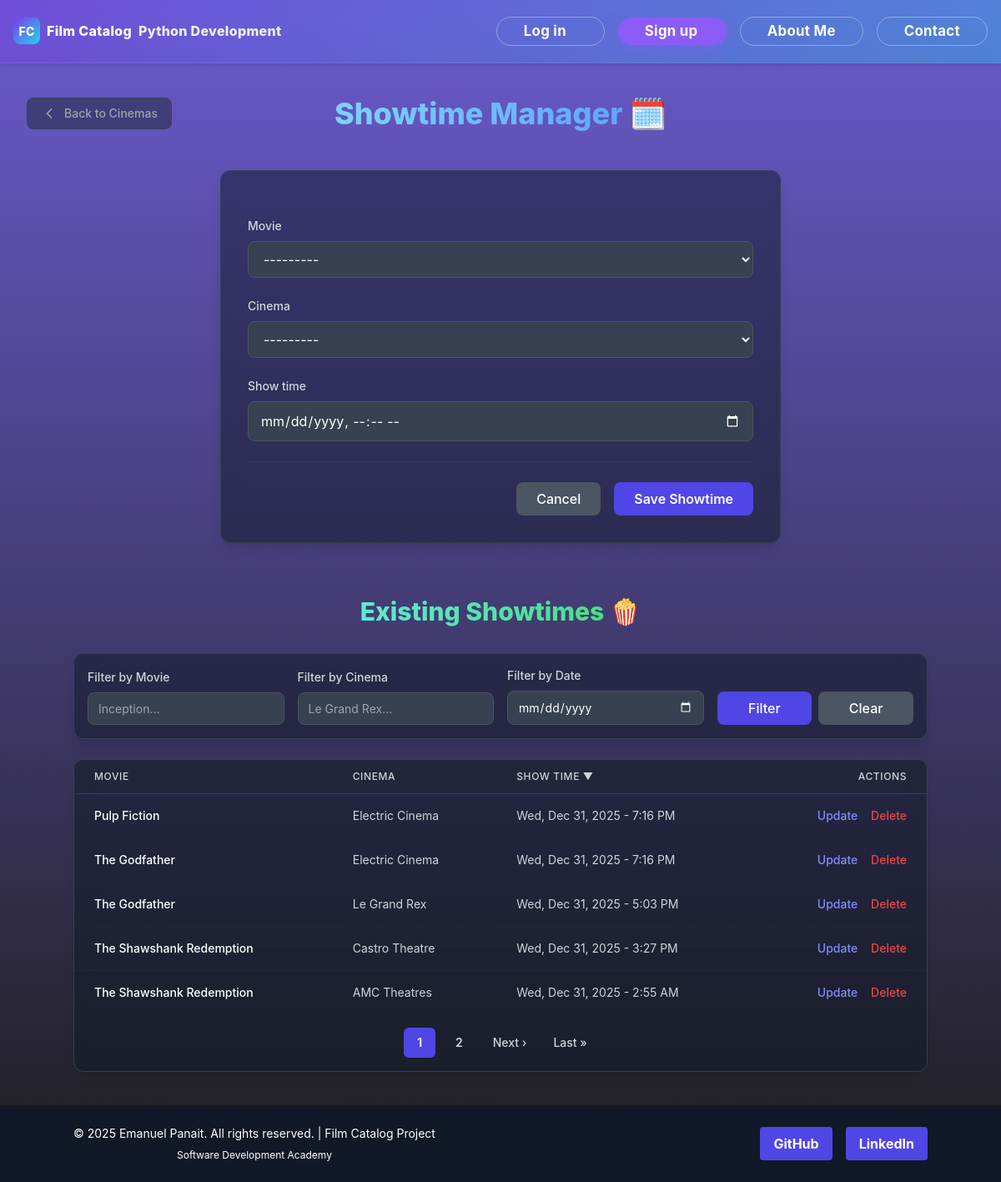
The page /schedule/new/ on the database as committed earlier.
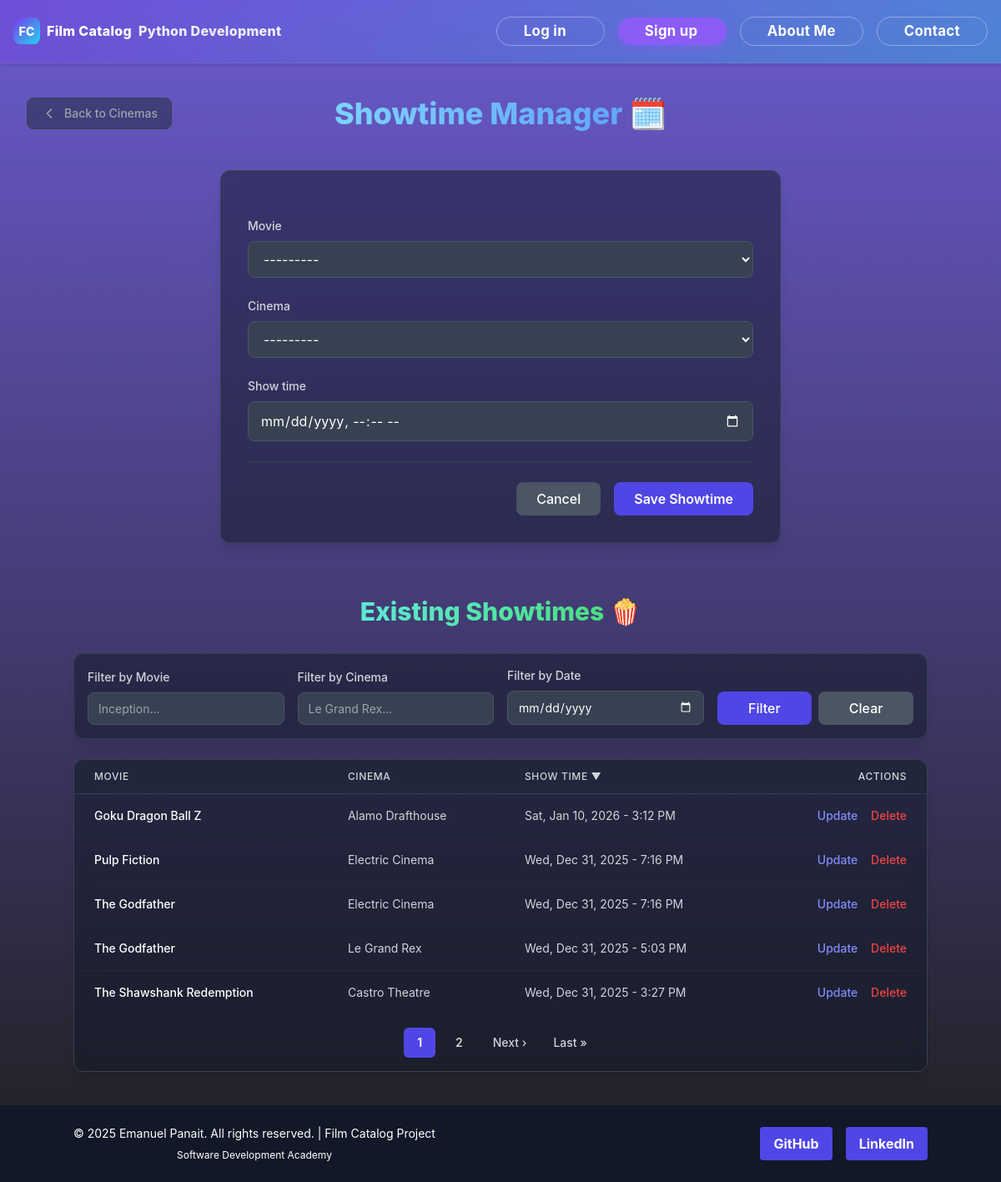
The same page on the database as committed later.
### viewer/models.py (models this page shows, shortened)
class Showtime(models.Model):
    movie = models.ForeignKey(Movie, on_delete=models.CASCADE, related_name="showtimes")
    cinema = models.ForeignKey(Cinema, on_delete=models.CASCADE, related_name="cinema_showtimes")
    show_time = models.DateTimeField()

class Movie(models.Model):
    title = models.CharField(max_length=200, blank=True, null=True)
    director = models.CharField(max_length=200, blank=True, null=True, db_column='director')
    year = models.IntegerField(blank=True, null=True, db_column='year')
    genre_movie = models.CharField(max_length=50, blank=True, null=True, db_column='genre_movie')
    cinema_price = models.IntegerField(blank=True, null=True, db_column='cinema_price')  # deprecated
    bio = models.TextField(blank=True, null=True)
    rating = models.IntegerField(blank=True, null=True, db_column='rating')
    profile_picture = models.ImageField(upload_to='movie_covers/', blank=True, null=True)
    class Meta:
        ordering = ['title']
    def __str__(self):
        return self.title or "Untitled Movie"

class Cinema(models.Model):
    name = models.CharField(max_length=100, blank=True, null=True)
    location = models.CharField(max_length=100, blank=True, null=True)
    price = models.DecimalField(max_digits=10, decimal_places=2, blank=True, null=True)
    Adult_ticket_price = models.IntegerField(blank=True, null=True)
    Child_ticket_price = models.IntegerField(blank=True, null=True)
    Senior_ticket_price = models.IntegerField(blank=True, null=True)
    Student_ticket_price = models.IntegerField(blank=True, null=True)
    weekend_surcharge = models.IntegerField(blank=True, null=True)
    holiday_surcharge = models.IntegerField(blank=True, null=True)
    weekday_discount = models.IntegerField(blank=True, null=True)
    matinee_discount = models.IntegerField(blank=True, null=True)
    def __str__(self):
        return self.name or "Unnamed Cinema"

### viewer/views.py (the view)
# urls.py: path('schedule/new/', views.ShowtimeCreateView.as_view(), name='showtime_create'),
class ShowtimeCreateView(CreateView):
    model = Showtime
    form_class = ShowtimeForm
    template_name = 'add_showtime.html'
    success_url = reverse_lazy('viewer:showtime_create')
    def get_initial(self):
        initial = super().get_initial()
        cinema_id = self.request.GET.get('cinema')
        if cinema_id:
            initial['cinema'] = cinema_id
        return initial
    def get_context_data(self, **kwargs):
        context = super().get_context_data(**kwargs)
        showtime_list = Showtime.objects.select_related('movie', 'cinema')
        movie_filter = self.request.GET.get('movie_filter', None)
        cinema_filter = self.request.GET.get('cinema_filter', None)
        date_filter = self.request.GET.get('date_filter', None)
        if movie_filter:
            showtime_list = showtime_list.filter(movie__title__icontains=movie_filter)
        if cinema_filter:
            showtime_list = showtime_list.filter(cinema__name__icontains=cinema_filter)
        if date_filter:
            showtime_list = showtime_list.filter(show_time__date=date_filter)
        sort_by = self.request.GET.get('sort', '-show_time')
        valid_sort_fields = [
            'movie__title', '-movie__title', 'cinema__name',
            '-cinema__name', 'show_time', '-show_time'
        ]
        if sort_by not in valid_sort_fields:
            sort_by = '-show_time'
        showtime_list = showtime_list.order_by(sort_by)
        paginator = Paginator(showtime_list, 5) # 5 elemente pe pagină
        page_number = self.request.GET.get('page', 1)
        page_obj = paginator.get_page(page_number)
        context['page_obj'] = page_obj
        context['current_sort'] = sort_by
        return context

### viewer/forms.py
class ShowtimeForm(forms.ModelForm):
    class Meta:
        model = Showtime
        fields = ['movie', 'cinema', 'show_time']
        widgets = {
            'movie': forms.Select(attrs={'class': 'form-control'}),
            'cinema': forms.Select(attrs={'class': 'form-control'}),
            'show_time': forms.DateTimeInput(
                attrs={'type': 'datetime-local', 'class': 'form-control'},
                format='%Y-%m-%dT%H:%M'
            ),
        }
    def __init__(self, *args, **kwargs):
        super().__init__(*args, **kwargs)
        self.fields['movie'].queryset = Movie.objects.all().order_by('title')
        self.fields['cinema'].queryset = Cinema.objects.all().order_by('name')

### viewer/templatetags/sorting_tags.py (called while the page is built)
@register.simple_tag(takes_context=True)
def pagination_url(context, page_number):
    request = context['request']
    query_params = request.GET.copy()  # Copiază toți parametrii (sort, filter, etc.)
    query_params['page'] = page_number  # Setează sau suprascrie 'page'
    return query_params.urlencode()

### viewer/Templates/add_showtime.html (shortened to what the changed rows need)
{% extends 'base.html' %}
{% load static %}
{% load sorting_tags %}
{% block content %}
<div class="w-full max-w-screen-xl mx-auto px-2 sm:px-4 md:px-8 py-10">
    <div class="relative flex flex-col sm:flex-row items-center justify-center gap-4 mb-12">
        <h1 class="text-4xl font-extrabold text-white text-center">
            <span class='bg-clip-text text-transparent bg-gradient-to-r from-sky-300 to-blue-400'>
            </span> 🗓️
        </h1>
    </div>
    <div class="max-w-5xl mx-auto">
        <h2 class="text-3xl font-extrabold text-white text-center mb-8">
            <span class='bg-clip-text bg-gradient-to-r from-teal-300 to-green-400 text-transparent'>
            </span>
            <span>
                🍿
            </span>
        </h2>
        {% if page_obj %}
            <div class="bg-gray-900/50 backdrop-blur-md border border-gray-700 rounded-xl shadow-lg overflow-hidden">
                <table class="min-w-full divide-y divide-gray-700">
                    <thead class="bg-gray-800/50">
                        <tr>
                            <th scope="col" class="px-6 py-3 text-left text-xs font-medium text-gray-300 uppercase tracking-wider">
                                {% sorted_url "movie__title" as movie_sort_url %}
                                <a href="?{{ movie_sort_url }}" class="hover:text-white transition">
                                    Movie
                                </a>
                            </th>
                            <th scope="col" class="px-6 py-3 text-left text-xs font-medium text-gray-300 uppercase tracking-wider">
                                {% sorted_url "cinema__name" as cinema_sort_url %}
                                <a href="?{{ cinema_sort_url }}" class="hover:text-white transition">
                                    Cinema
                                </a>
                            </th>
                            <th scope="col" class="px-6 py-3 text-left text-xs font-medium text-gray-300 uppercase tracking-wider">
                                {% sorted_url "show_time" as time_sort_url %}
                                <a href="?{{ time_sort_url }}" class="hover:text-white transition">
                                    Show Time
                                    {% if current_sort == "show_time" %} <span>▲</span>
                                    {% elif current_sort == "-show_time" %} <span>▼</span>
                                    {% endif %}
                                </a>
                            </th>
                            <th scope="col" class="px-6 py-3 text-right text-xs font-medium text-gray-300 uppercase tracking-wider">
                                Actions
                            </th>
                        </tr>
                    </thead>
                    <tbody class="divide-y divide-gray-800">
                        {% for show in page_obj %}
                        <tr class="hover:bg-gray-800/60 transition">
                            <td class="px-6 py-4 whitespace-nowrap text-sm font-medium text-white">{{ show.movie.title }}</td>
                            <td class="px-6 py-4 whitespace-nowrap text-sm text-gray-300">{{ show.cinema.name }}</td>
                            <td class="px-6 py-4 whitespace-nowrap text-sm text-gray-300">{{ show.show_time|date:"D, M d, Y - g:i A" }}</td>
                            <td class="px-6 py-4 whitespace-nowrap text-right text-sm font-medium space-x-3">
                                <a href="{% url 'viewer:showtime_update' show.pk %}" class="text-indigo-400 hover:text-indigo-300 transition">
                                    Update
                                </a>
                                <a href="{% url 'viewer:showtime_delete' show.pk %}" class="text-red-500 hover:text-red-400 transition">
                                    Delete
                                </a>
                            </td>
                        </tr>
                        {% endfor %}
                    </tbody>
                </table>
                {% if page_obj.has_other_pages %}
                <nav class="flex items-center justify-center space-x-2 p-4" aria-label="Pagination">
                    {% for page_num in page_obj.paginator.get_elided_page_range %}
                        {% if page_num == page_obj.paginator.ELLIPSIS %}
                            <span class="px-3 py-2 text-sm text-gray-400">...</span>
                        {% else %}
                            <a href="?{% pagination_url page_num %}"
                               class="relative inline-flex items-center rounded-md px-4 py-2 text-sm font-semibold
                                      {% if page_num == page_obj.number %}
                                        bg-indigo-600 text-white focus:z-20 focus-visible:outline focus-visible:outline-2 focus-visible:outline-offset-2 focus-visible:outline-indigo-600
                                      {% else %}
                                        text-gray-300 hover:bg-gray-700
                                      {% endif %}">
                                {{ page_num }}
                            </a>
                        {% endif %}
                    {% endfor %}
                    {% if page_obj.has_next %}
                        <a href="?{% pagination_url page_obj.next_page_number %}" class="relative inline-flex items-center rounded-md px-3 py-2 text-sm font-medium text-gray-300 hover:bg-gray-700">
                            Next &rsaquo;
                        </a>
                        <a href="?{% pagination_url page_obj.paginator.num_pages %}" class="relative inline-flex items-center rounded-md px-3 py-2 text-sm font-medium text-gray-300 hover:bg-gray-700">
                            Last &raquo;
                        </a>
                    {% endif %}
                </nav>
                {% endif %}
                </div>
        {% else %}
            <div class="text-center py-10 bg-gray-900/50 backdrop-blur-md rounded-xl border border-gray-700">
                <p class="text-gray-400">No showtimes match your filters or none are scheduled.</p>
            </div>
        {% endif %}
        </div>
</div>
{% endblock %}

Rows that differ between the two databases and show on the page:
no longer on this page (row unchanged): Showtime: movie "The Shawshank Redemption", cinema.name "AMC Theatres", show_time "Wed, Dec 31, 2025 - 2:55 AM"
added Showtime: movie "Goku Dragon Ball Z", cinema.name "Alamo Drafthouse", show_time "Sat, Jan 10, 2026 - 3:12 PM"
